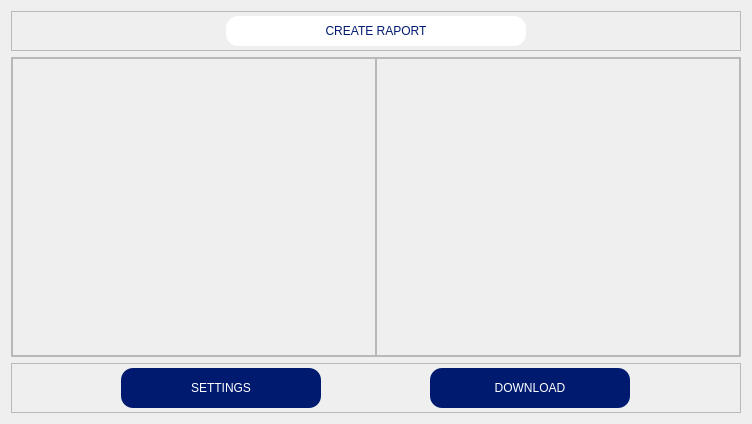
               <widget class="QWidget" name="Report">
                <layout class="QVBoxLayout" name="verticalLayout_4">
                 <item alignment="Qt::AlignHCenter">
                  <widget class="QFrame" name="frame_20">
                   <property name="minimumSize">
                    <size>
                     <width>730</width>
                     <height>40</height>
                    </size>
                   </property>
                   <property name="maximumSize">
                    <size>
                     <width>16777215</width>
                     <height>40</height>
                    </size>
                   </property>
                   <property name="frameShape">
                    <enum>QFrame::StyledPanel</enum>
                   </property>
                   <property name="frameShadow">
                    <enum>QFrame::Raised</enum>
                   </property>
                   <layout class="QHBoxLayout" name="horizontalLayout_7">
                    <property name="spacing">
                     <number>0</number>
                    </property>
                    <property name="leftMargin">
                     <number>0</number>
                    </property>
                    <property name="topMargin">
                     <number>0</number>
                    </property>
                    <property name="rightMargin">
                     <number>0</number>
                    </property>
                    <property name="bottomMargin">
                     <number>0</number>
                    </property>
                    <item alignment="Qt::AlignHCenter|Qt::AlignVCenter">
                     <widget class="QLabel" name="label_12">
                      <property name="minimumSize">
                       <size>
                        <width>300</width>
                        <height>30</height>
                       </size>
                      </property>
                      <property name="maximumSize">
                       <size>
                        <width>300</width>
                        <height>30</height>
                       </size>
                      </property>
                      <property name="styleSheet">
                       <string notr="true">background-color: rgb(255, 255, 255);
color: rgb(0, 26, 112);
font: 87 12pt &quot;Arial Black&quot;;
border-radius: 12px;</string>
                      </property>
                      <property name="text">
                       <string>&lt;html&gt;&lt;head/&gt;&lt;body&gt;&lt;p align=&quot;center&quot;&gt;CREATE RAPORT&lt;/p&gt;&lt;/body&gt;&lt;/html&gt;</string>
                      </property>
                     </widget>
                    </item>
                   </layout>
                  </widget>
                 </item>
                 <item>
                  <widget class="QFrame" name="frame_16">
                   <property name="minimumSize">
                    <size>
                     <width>730</width>
                     <height>300</height>
                    </size>
                   </property>
                   <property name="frameShape">
                    <enum>QFrame::StyledPanel</enum>
                   </property>
                   <property name="frameShadow">
                    <enum>QFrame::Raised</enum>
                   </property>
                   <layout class="QHBoxLayout" name="horizontalLayout_4">
                    <property name="spacing">
                     <number>0</number>
                    </property>
                    <property name="leftMargin">
                     <number>0</number>
                    </property>
                    <property name="topMargin">
                     <number>0</number>
                    </property>
                    <property name="rightMargin">
                     <number>0</number>
                    </property>
                    <property name="bottomMargin">
                     <number>0</number>
                    </property>
                    <item>
                     <widget class="QFrame" name="frame_18">
                      <property name="frameShape">
                       <enum>QFrame::StyledPanel</enum>
                      </property>
                      <property name="frameShadow">
                       <enum>QFrame::Raised</enum>
                      </property>
                     </widget>
                    </item>
                    <item>
                     <widget class="QFrame" name="frame_19">
                      <property name="frameShape">
                       <enum>QFrame::StyledPanel</enum>
                      </property>
                      <property name="frameShadow">
                       <enum>QFrame::Raised</enum>
                      </property>
                     </widget>
                    </item>
                   </layout>
                  </widget>
                 </item>
                 <item alignment="Qt::AlignHCenter|Qt::AlignVCenter">
                  <widget class="QFrame" name="frame_17">
                   <property name="minimumSize">
                    <size>
                     <width>730</width>
                     <height>50</height>
                    </size>
                   </property>
                   <property name="maximumSize">
                    <size>
                     <width>16777215</width>
                     <height>50</height>
                    </size>
                   </property>
                   <property name="frameShape">
                    <enum>QFrame::StyledPanel</enum>
                   </property>
                   <property name="frameShadow">
                    <enum>QFrame::Raised</enum>
                   </property>
                   <layout class="QHBoxLayout" name="horizontalLayout_5">
                    <property name="spacing">
                     <number>0</number>
                    </property>
                    <property name="leftMargin">
                     <number>0</number>
                    </property>
                    <property name="topMargin">
                     <number>0</number>
                    </property>
                    <property name="rightMargin">
                     <number>0</number>
                    </property>
                    <property name="bottomMargin">
                     <number>0</number>
                    </property>
                    <item>
                     <widget class="QPushButton" name="pushButton_2">
                      <property name="minimumSize">
                       <size>
                        <width>200</width>
                        <height>40</height>
                       </size>
                      </property>
                      <property name="maximumSize">
                       <size>
                        <width>200</width>
                        <height>40</height>
                       </size>
                      </property>
                      <property name="styleSheet">
                       <string notr="true">color: rgb(255, 255, 255);
background-color: rgb(0, 26, 112);
font: 87 14pt &quot;Arial Black&quot;;
border-radius: 12px;</string>
                      </property>
                      <property name="text">
                       <string>SETTINGS</string>
                      </property>
                     </widget>
                    </item>
                    <item>
                     <widget class="QPushButton" name="pushButton">
                      <property name="minimumSize">
                       <size>
                        <width>200</width>
                        <height>40</height>
                       </size>
                      </property>
                      <property name="maximumSize">
                       <size>
                        <width>200</width>
                        <height>40</height>
                       </size>
                      </property>
                      <property name="styleSheet">
                       <string notr="true">color: rgb(255, 255, 255);
background-color: rgb(0, 26, 112);
font: 87 14pt &quot;Arial Black&quot;;
border-radius: 12px;</string>
                      </property>
                      <property name="text">
                       <string>DOWNLOAD</string>
                      </property>
                     </widget>
                    </item>
                   </layout>
                  </widget>
                 </item>
                </layout>
               </widget>
